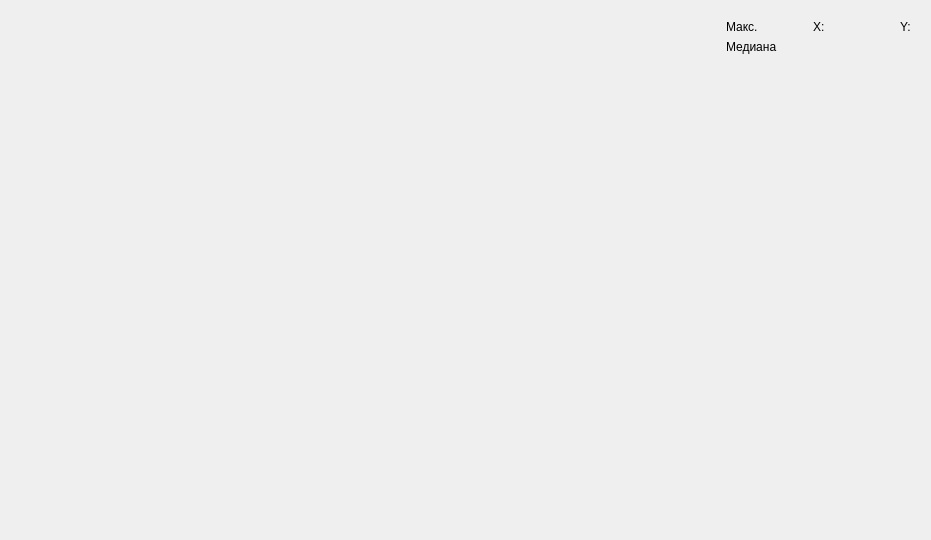
<?xml version="1.0" encoding="UTF-8"?>
<ui version="4.0">
 <class>Widget</class>
 <widget class="QWidget" name="Widget">
  <property name="geometry">
   <rect>
    <x>0</x>
    <y>0</y>
    <width>931</width>
    <height>540</height>
   </rect>
  </property>
  <property name="minimumSize">
   <size>
    <width>400</width>
    <height>400</height>
   </size>
  </property>
  <property name="windowTitle">
   <string>График</string>
  </property>
  <layout class="QGridLayout" name="gridLayout_2">
   <item row="0" column="0">
    <widget class="QWidget" name="mainWidget" native="true">
     <layout class="QHBoxLayout" name="horizontalLayout">
      <item>
       <widget class="QCustomPlot" name="customPlot" native="true">
        <property name="sizePolicy">
         <sizepolicy hsizetype="MinimumExpanding" vsizetype="MinimumExpanding">
          <horstretch>0</horstretch>
          <verstretch>0</verstretch>
         </sizepolicy>
        </property>
        <property name="minimumSize">
         <size>
          <width>0</width>
          <height>0</height>
         </size>
        </property>
       </widget>
      </item>
      <item>
       <layout class="QGridLayout" name="gridLayout">
        <item row="1" column="0">
         <widget class="QLabel" name="label_5">
          <property name="text">
           <string>Медиана</string>
          </property>
         </widget>
        </item>
        <item row="2" column="0" colspan="2">
         <spacer name="verticalSpacer">
          <property name="orientation">
           <enum>Qt::Vertical</enum>
          </property>
          <property name="sizeHint" stdset="0">
           <size>
            <width>168</width>
            <height>268</height>
           </size>
          </property>
         </spacer>
        </item>
        <item row="0" column="1">
         <widget class="QLabel" name="maxValue_x">
          <property name="text">
           <string>X:</string>
          </property>
         </widget>
        </item>
        <item row="0" column="0">
         <widget class="QLabel" name="label_3">
          <property name="text">
           <string>Макс.</string>
          </property>
         </widget>
        </item>
        <item row="0" column="2">
         <widget class="QLabel" name="maxValue_y">
          <property name="text">
           <string>Y:</string>
          </property>
         </widget>
        </item>
        <item row="1" column="1" colspan="2">
         <widget class="QLabel" name="mediana">
          <property name="text">
           <string/>
          </property>
         </widget>
        </item>
       </layout>
      </item>
     </layout>
    </widget>
   </item>
  </layout>
 </widget>
 <customwidgets>
  <customwidget>
   <class>QCustomPlot</class>
   <extends>QWidget</extends>
   <header>qcustomplot.h</header>
   <container>1</container>
  </customwidget>
 </customwidgets>
 <resources/>
 <connections/>
</ui>
